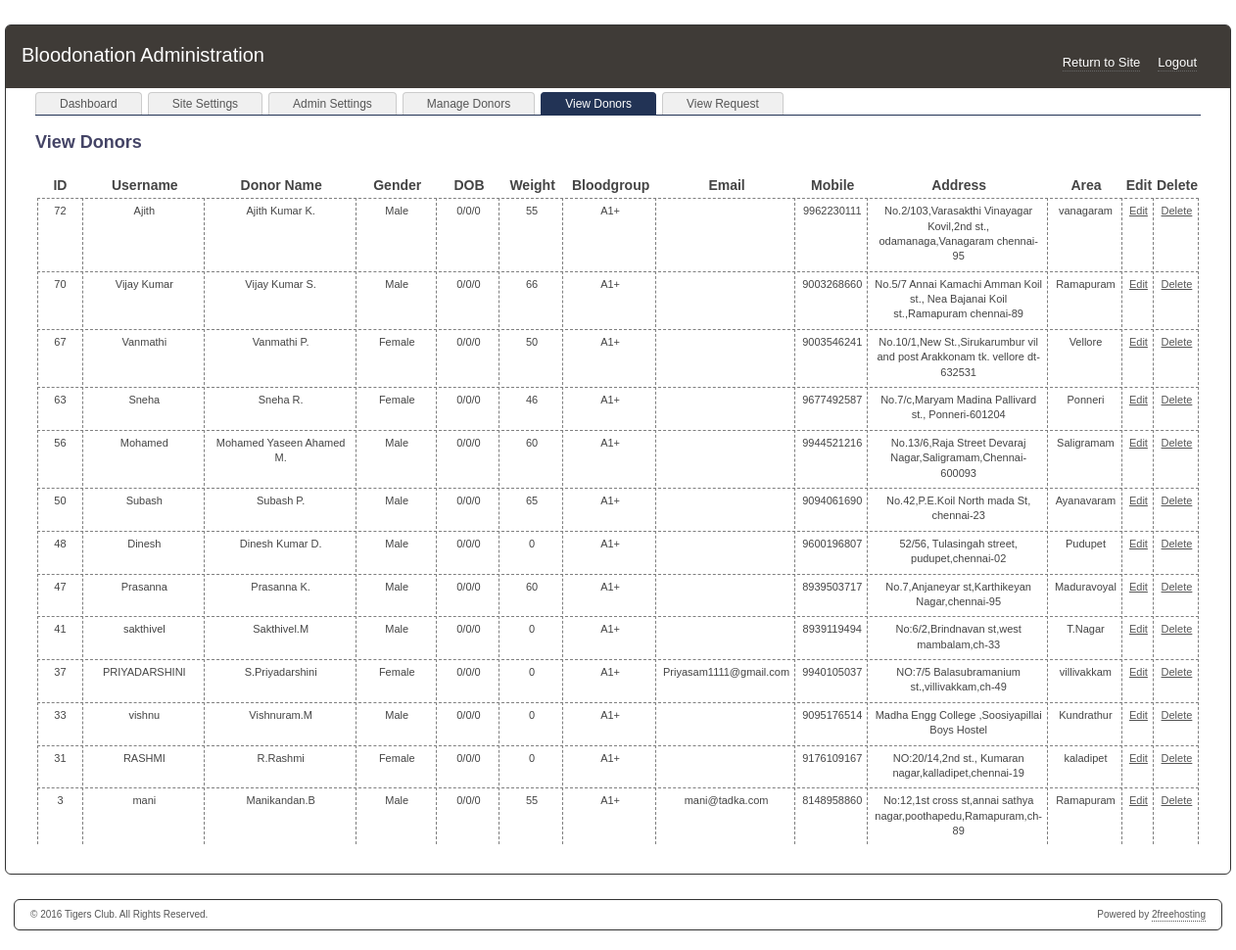
Page /admin/count_view.php?bloodgroup=A1+ (signed in) on the committed database.
### tables this page shows
CREATE TABLE IF NOT EXISTS `settings` (
  `setting` varchar(255) NOT NULL,
  `value` text NOT NULL,
  PRIMARY KEY (`setting`)
);

CREATE TABLE IF NOT EXISTS `donor` (
  `id` int(10) unsigned NOT NULL AUTO_INCREMENT,
  `date` timestamp NOT NULL DEFAULT CURRENT_TIMESTAMP,
  `username` varchar(15) NOT NULL,
  `password` varchar(100) NOT NULL,
  `fullname` varchar(25) NOT NULL,
  `gender` varchar(6) NOT NULL DEFAULT '',
  `day` int(2) NOT NULL,
  `month` int(2) NOT NULL,
  `year` int(4) NOT NULL,
  `weight` int(3) NOT NULL,
  `bloodgroup` varchar(5) NOT NULL,
  `email` varchar(25) NOT NULL,
  `mobile` varchar(113) NOT NULL,
  `address` varchar(250) NOT NULL,
  `city` varchar(25) NOT NULL,
  `bio` varchar(250) NOT NULL,
  PRIMARY KEY (`id`),
  UNIQUE KEY `username` (`username`)
);

### utils/config.php (called while the page is built, shortened)
<?php
$table_prefix = "";
?>

### utils/functions.php (called while the page is built, shortened)
<?php
$conn = mysqli_connect($host, $username, $password, $db_name);
$site_copyright = get_config('site_copyright');
function get_config($setting_name) {
	global $table_prefix;
	global $conn;
	$setting_name = mysqli_real_escape_string($conn, $setting_name);
	$setting_query = mysqli_query($conn,"SELECT `value` FROM `" . $table_prefix . "settings` WHERE `setting` = '" .$setting_name. "'");
	while($row = mysqli_fetch_array($setting_query)) {
	return $row[0];
	}
}
function prevent_sql($data) {
   $data = trim($data);
   $data = stripslashes($data);
   $data = htmlspecialchars($data);
   return $data;
}
?>

### admin/count_view.php (the view, shortened to what this page needs)
<?php
include '../utils/config.php';
include("../utils/functions.php");
	if(isset($_REQUEST["bloodgroup"]))
	{
	$req = prevent_sql($_REQUEST["bloodgroup"]);
	}
	else
	{
		$req = "";
	}
	if(isset($_REQUEST["area"]))
	{
    $req2 = prevent_sql($_REQUEST["area"]);
	}
	else
	{
		$req2 = "";
	}
$files_limit = 15;
if(isset($_GET["page"]))
{
	$page = $_GET["page"];
}
else
{
	$page = 1;
};
if($page){
  $start = ($page - 1) * $files_limit;
}else{
  $start = 0;
}
	if($req!="" && $req2!="")
	$files_result = mysqli_query($conn,"SELECT * FROM donor WHERE bloodgroup='$req' AND city='$req2' ORDER BY id DESC LIMIT $start, $files_limit");
	else if($req=="" && $req2!="")
	$files_result = mysqli_query($conn,"SELECT * FROM donor WHERE city='$req2' ORDER BY id DESC LIMIT $start, $files_limit");
	else if($req!="" && $req2=="")
	$files_result = mysqli_query($conn,"SELECT * FROM donor WHERE bloodgroup='$req' ORDER BY id DESC LIMIT $start, $files_limit");
	else if($req=="" || $req2=="")
	{
	if((isset($req)) && (isset($req2)))
	$files_result = mysqli_query($conn,"SELECT * FROM donor ORDER BY id DESC LIMIT $start, $files_limit");
	}
include("./admin_header.php");
?>
  <div id="content">
    <ul id="topTabs">
      <li><a href="./index.php">Dashboard</a></li>
      <li><a href="./site_settings.php">Site Settings</a></li>
      <li><a href="./admin_settings.php">Admin Settings</a></li>
      <li><a href="./manage_donors.php">Manage Donors</a></li>
      <li class="selected"><a href="./count_view.php">View Donors</a></li>
	  <li><a href="./count_rqst.php">View Request</a></li>
    </ul>
    <h2>View Donors</h2>
    <table width="100%" border="0" class="files">
      <tr>
        <td width="8%" align="center"><b>ID</b></td>
        <td width="15%" align="center"><b>Username</b></td>
        <td width="25%" align="center"><b>Donor Name</b></td>
        <td width="12%" align="center"><b>Gender</td>
        <td width="10%" align="center"><b>DOB</b></td>
        <td width="8%" align="center"><b>Weight</b></td>
		<td width="10%" align="center"><b>Bloodgroup</b></td>
		<td width="30%" align="center"><b>Email</b></td>
		<td width="15%" align="center"><b>Mobile</b></td>
		<td width="15%" align="center"><b>Address</b></td>
		<td width="15%" align="center"><b>Area</b></td>
		<td width="15%" align="center"><b>Edit</b></td>
		<td width="15%" align="center"><b>Delete</b></td>
      </tr>
<?php while($files_row = mysqli_fetch_array($files_result)) { ?>
      <tr class="file">
        <td align="center" valign="top" style="border-left: 1px dashed grey; border-top: 1px dashed grey; border-right: 1px dashed grey; padding: 5px 5px 5px 5px;"><?php print($files_row['id']); ?></td>
		<td align="center" valign="top" style="border-top: 1px dashed grey; border-right: 1px dashed grey; padding: 5px 5px 5px 5px;"><?php print($files_row['username']); ?></td>
		<td align="center" valign="top" style="border-top: 1px dashed grey; border-right: 1px dashed grey; padding: 5px 5px 5px 5px;"><?php print($files_row['fullname']); ?></td>
		<td align="center" valign="top" style="border-top: 1px dashed grey; border-right: 1px dashed grey; padding: 5px 5px 5px 5px;"><?php print($files_row['gender']); ?></td>
		<td align="center" valign="top" style="border-top: 1px dashed grey; border-right: 1px dashed grey; padding: 5px 5px 5px 5px;"><?php print($files_row['day'].'/'.$files_row['month'].'/'.$files_row['year']); ?></td>
		<td align="center" valign="top" style="border-top: 1px dashed grey; border-right: 1px dashed grey; padding: 5px 5px 5px 5px;"><?php print($files_row['weight']); ?></td>
		<td align="center" valign="top" style="border-top: 1px dashed grey; border-right: 1px dashed grey; padding: 5px 5px 5px 5px;"><?php print($files_row['bloodgroup']); ?></td>
		<td align="center" valign="top" style="border-top: 1px dashed grey; border-right: 1px dashed grey; padding: 5px 5px 5px 5px;"><?php print($files_row['email']); ?></td>
		<td align="center" valign="top" style="border-top: 1px dashed grey; border-right: 1px dashed grey; padding: 5px 5px 5px 5px;"><?php print($files_row['mobile']); ?></td>
		<td align="center" valign="top" style="border-top: 1px dashed grey; border-right: 1px dashed grey; padding: 5px 5px 5px 5px;"><?php print($files_row['address']); ?></td>
		<td align="center" valign="top" style="border-top: 1px dashed grey; border-right: 1px dashed grey; padding: 5px 5px 5px 5px;"><?php print($files_row['city']); ?></td>
		<td align="center" valign="top" style="border-top: 1px dashed grey; border-right: 1px dashed grey; padding: 5px 5px 5px 5px;"><?php print('<a href="edit_donor.php?id='.$files_row['id'].'">Edit</a>'); ?></td>
		<td align="center" valign="top" style="border-top: 1px dashed grey; border-right: 1px dashed grey; padding: 5px 5px 5px 5px;"><?php print('<a href="delete_donor.php?id='.$files_row['id'].'">Delete</a>'); ?></td>
	  </tr>
<?php } ?>
    </table>
	</div>
<?php
include("./admin_footer.php");
?>

### admin/admin_header.php (shortened to what this page needs)
<!DOCTYPE html PUBLIC "-//W3C//DTD XHTML 1.0 Transitional//EN" "http://www.w3.org/TR/xhtml1/DTD/xhtml1-transitional.dtd">
<html xmlns="http://www.w3.org/1999/xhtml">
<head>
<link type="text/css" href="./stylesheet.css" rel="stylesheet" />
</head>
<body>
<div id="wrapper">
  <div id="header">
    <div id="logo">
      <a href="./index.php"><?php print ucwords(get_config('site_name')); ?> Administration</a>
    </div>
    <ul id="headernav">
<?php
if(isset($_SESSION['adminsession'])){
?>
      <li><a href="./logout.php">Logout</a></li>
<?php
}
?>
      <li><a href="../">Return to Site</a></li>
    </ul>
  </div>

### admin/admin_footer.php (shortened to what this page needs)
</div>
<div id="footer">
  <ul id="footernav">
    <li>Powered by <a href="http://www.2freehosting.com">2freehosting</a></li>
  </ul>
  &copy; <?php print date('Y'); print ' '.$site_copyright;?>. All Rights Reserved.
</div>
</body>
</html>

### admin/stylesheet.css (style rules this page uses)
body { color:#444; font-family:Verdana, Helvetica, Arial, sans-serif; font-size:14px; line-height:1.4; margin:0; padding:0; }
h2 { color:#446; font-size:18px; margin-bottom:18px; }
a,a:visited { color:#555; }
ul,ol { margin-bottom:18px; }
#wrapper { -moz-border-radius:6px; -webkit-border-radius:6px; background-color:#fff; border:solid 1px #333; border-radius:6px; margin:25px auto; padding:0; width:1250px; }
#header { -moz-border-radius-topleft:4px; -moz-border-radius-topright:4px; -webkit-border-top-left-radius:4px; -webkit-border-top-right-radius:4px; background-color:#3f3b37; border-top-left-radius:4px; border-top-right-radius:4px; padding:16px; }
#logo { float:left; }
#logo a { color: white; text-decoration: none; font-size: 20px; }
#headernav { float:right; margin:12px 0 0; }
#headernav li { float:right; list-style-type:none; margin:0 18px 0 0; padding:0; }
#headernav li a { border-bottom:1px dotted #696969; color:#fff; font-size:13px; padding-bottom:1px; text-decoration:none; }
#content { padding:0 30px 10px; }
table.files tr.file { font-size: 11px; }
#footer { -moz-border-radius:6px; -webkit-border-radius:6px; background-color:#fff; border:solid 1px #333; border-radius:6px; color:#555; font-size:10px; margin:0 auto 20px; padding:8px 16px; width:1200px; }
#footer a,#footer a:visited { color:#555; text-decoration:none; }
#footernav { float:right; margin:0; width:400px; }
#footernav li { float:right; list-style-type:none; margin:0 0 0 18px; padding:0; }
#footernav li a { border-bottom:1px dotted #555; color:#555; padding-bottom:1px; text-decoration:none; }
#topTabs { border-bottom:solid 1px #235; float:left; margin:4px 0 0; padding:0; width:100%; }
#topTabs li { -moz-border-radius-topleft:4px; -moz-border-radius-topright:4px; -webkit-border-top-left-radius:4px; -webkit-border-top-right-radius:4px; background-color:#f0f0f0; border:solid 1px #ccc; border-bottom:0; border-top-left-radius:4px; border-top-right-radius:4px; float:left; list-style-type:none; margin:0 6px 0 0; padding:0; }
#topTabs li a { color:#555; display:block; font-size:12px; padding:3px 24px; text-decoration:none; }
#topTabs li.selected,#topTabs li:hover { background-color:#235; border:solid 1px #235; border-bottom:0; }
#topTabs li.selected a,#topTabs li:hover a { color:#fff; }

### rows in the picture
settings: value "Bloodonation"
donor: id "72", username "Ajith", fullname "Ajith Kumar K.", gender "Male", day "0", month "0", year "0", weight "55", bloodgroup "A1+", mobile "9962230111", address "No.2/103,Varasakthi Vinayagar Kovil,2nd st., odamanaga,Vanagaram chennai-95", city "vanagaram"
donor: id "70", username "Vijay Kumar", fullname "Vijay Kumar S.", gender "Male", day "0", month "0", year "0", weight "66", bloodgroup "A1+", mobile "9003268660", address "No.5/7 Annai Kamachi Amman Koil st., Nea Bajanai Koil st.,Ramapuram chennai-89", city "Ramapuram"
donor: id "67", username "Vanmathi", fullname "Vanmathi P.", gender "Female", day "0", month "0", year "0", weight "50", bloodgroup "A1+", mobile "9003546241", address "No.10/1,New St.,Sirukarumbur vil and post Arakkonam tk. vellore dt-632531", city "Vellore"
donor: id "63", username "Sneha", fullname "Sneha R.", gender "Female", day "0", month "0", year "0", weight "46", bloodgroup "A1+", mobile "9677492587", address "No.7/c,Maryam Madina Pallivard st., Ponneri-601204", city "Ponneri"
donor: id "56", username "Mohamed", fullname "Mohamed Yaseen Ahamed M.", gender "Male", day "0", month "0", year "0", weight "60", bloodgroup "A1+", mobile "9944521216", address "No.13/6,Raja Street Devaraj Nagar,Saligramam,Chennai-600093", city "Saligramam"
donor: id "50", username "Subash", fullname "Subash P.", gender "Male", day "0", month "0", year "0", weight "65", bloodgroup "A1+", mobile "9094061690", address "No.42,P.E.Koil North mada St, chennai-23", city "Ayanavaram"
donor: id "48", username "Dinesh", fullname "Dinesh Kumar D.", gender "Male", day "0", month "0", year "0", weight "0", bloodgroup "A1+", mobile "9600196807", address "52/56, Tulasingah street, pudupet,chennai-02", city "Pudupet"
donor: id "47", username "Prasanna", fullname "Prasanna K.", gender "Male", day "0", month "0", year "0", weight "60", bloodgroup "A1+", mobile "8939503717", address "No.7,Anjaneyar st,Karthikeyan Nagar,chennai-95", city "Maduravoyal"
donor: id "41", username "sakthivel", fullname "Sakthivel.M", gender "Male", day "0", month "0", year "0", weight "0", bloodgroup "A1+", mobile "8939119494", address "No:6/2,Brindnavan st,west mambalam,ch-33", city "T.Nagar"
donor: id "37", username "PRIYADARSHINI", fullname "S.Priyadarshini", gender "Female", day "0", month "0", year "0", weight "0", bloodgroup "A1+", email "Priyasam1111@gmail.com", mobile "9940105037", address "NO:7/5 Balasubramanium st.,villivakkam,ch-49", city "villivakkam"
donor: id "33", username "vishnu", fullname "Vishnuram.M", gender "Male", day "0", month "0", year "0", weight "0", bloodgroup "A1+", mobile "9095176514", address "Madha Engg College ,Soosiyapillai Boys Hostel", city "Kundrathur"
donor: id "31", username "RASHMI", fullname "R.Rashmi", gender "Female", day "0", month "0", year "0", weight "0", bloodgroup "A1+", mobile "9176109167", address "NO:20/14,2nd st., Kumaran nagar,kalladipet,chennai-19", city "kaladipet"
donor: id "3", username "mani", fullname "Manikandan.B", gender "Male", day "0", month "0", year "0", weight "55", bloodgroup "A1+", email "mani@tadka.com", mobile "8148958860", address "No:12,1st cross st,annai sathya nagar,poothapedu,Ramapuram,ch-89", city "Ramapuram"
settings: value "Tigers Club"
